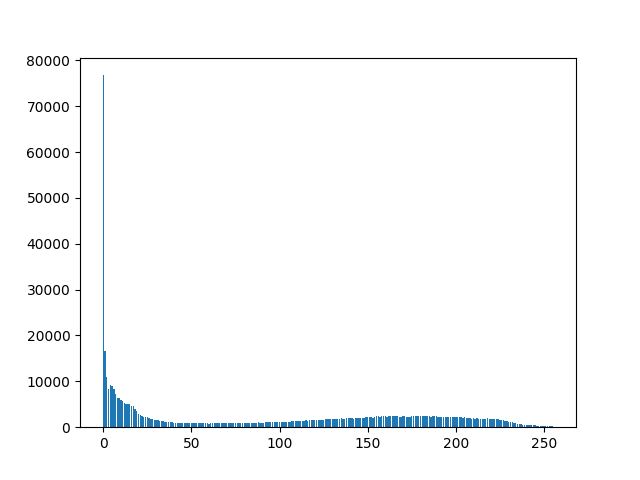

Recreate this plot in Python.
import cv2 as cv
import numpy as np
from matplotlib import pyplot as plt #library for plot (histogram)

img = cv.imread('./image.jpg')
#convert to grayscale image
graysignal = cv.cvtColor(img, cv.COLOR_BGR2GRAY)
cv.imwrite('grayimage.jpg', graysignal)
#calculate histogram
hist= cv.calcHist([graysignal],[0],None,[256],[0,256])

#make array flatten
y=hist.ravel()
x=[i for i in range(len(hist))]
plt.bar(x,y)
#Can use with function hist(image, bins, range)
#plt.hist(graysignal.ravel(), 256, [0,256])
plt.show()
cv.waitKey()

img2 = cv.imread('./low.jpg')
# normalize float versions
new_image = cv.normalize(img2, None, alpha=0, beta=1.2, norm_type=cv.NORM_MINMAX, dtype=cv.CV_32F)
# scale to uint8
new_image = np.clip(new_image, 0, 1)
new_image = (255*new_image).astype(np.uint8)
#write to an output image
cv.imwrite('low_stretch.jpg', new_image)

cv.imshow('Original Image', img2)
cv.imshow('New Image', new_image)
cv.waitKey()
